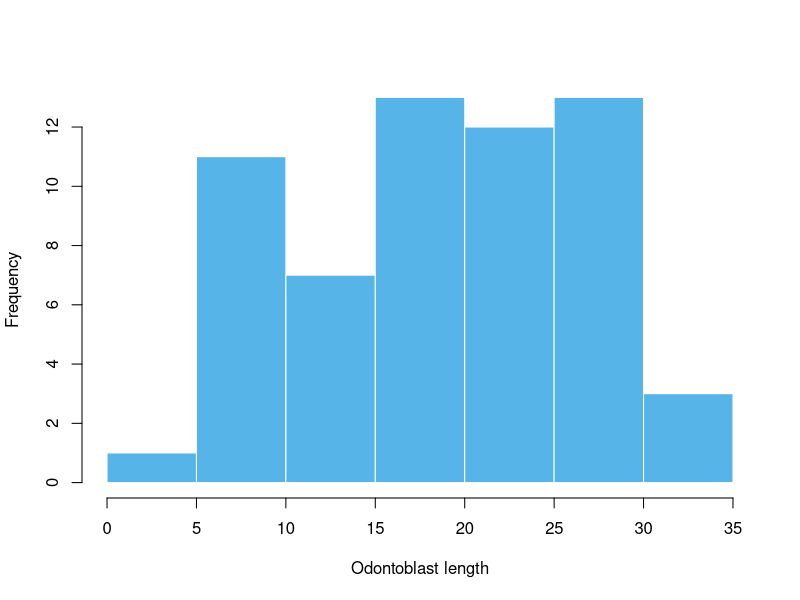
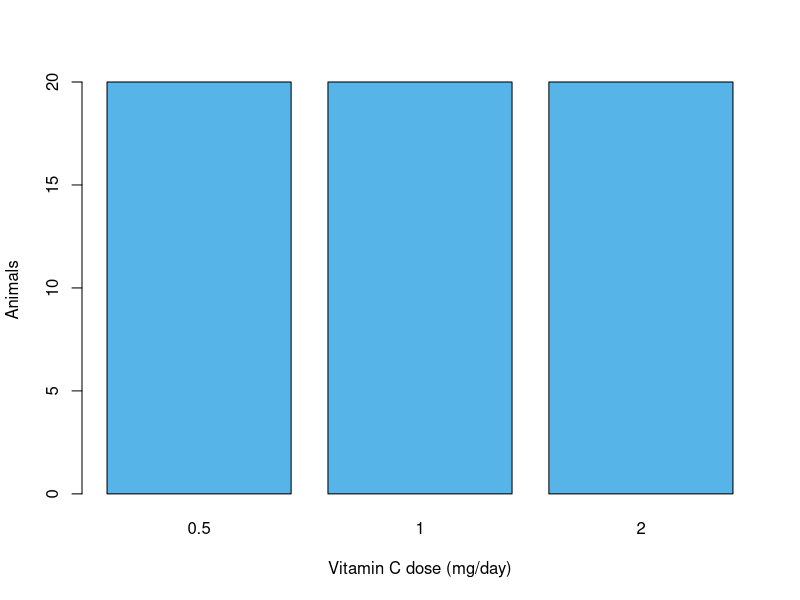
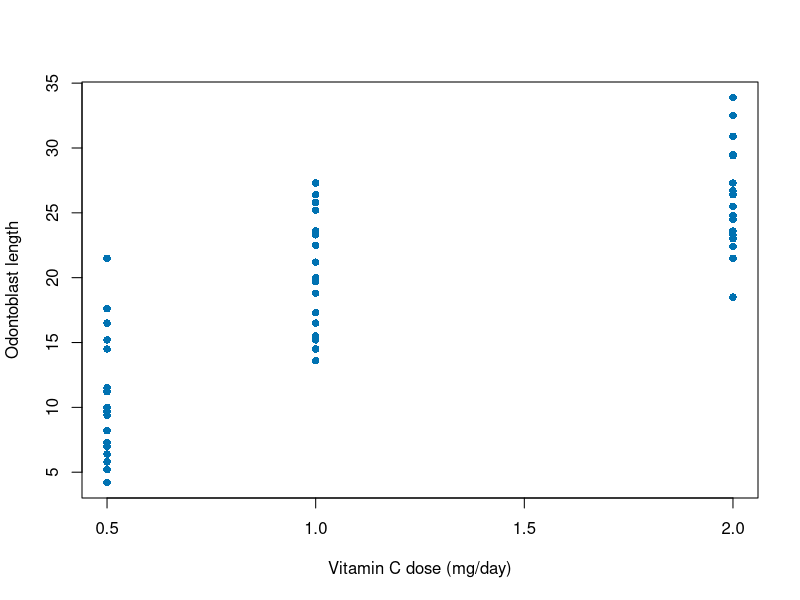
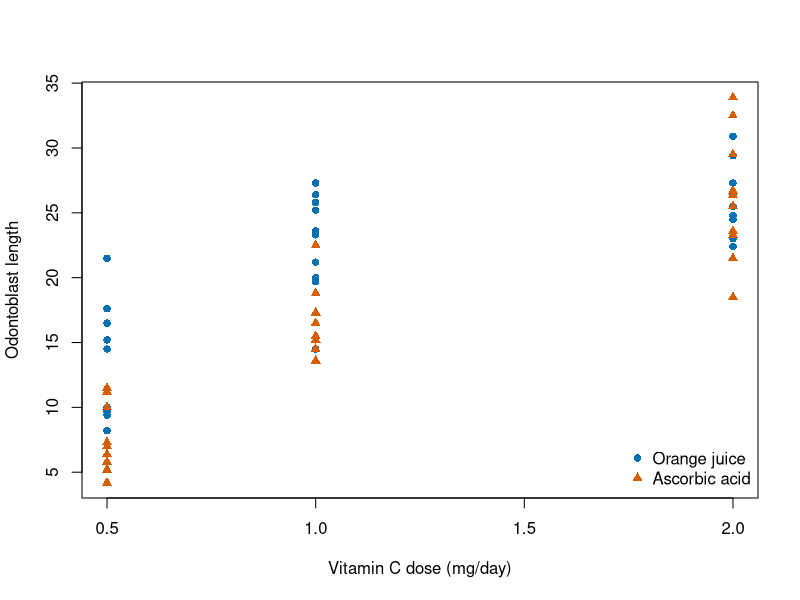
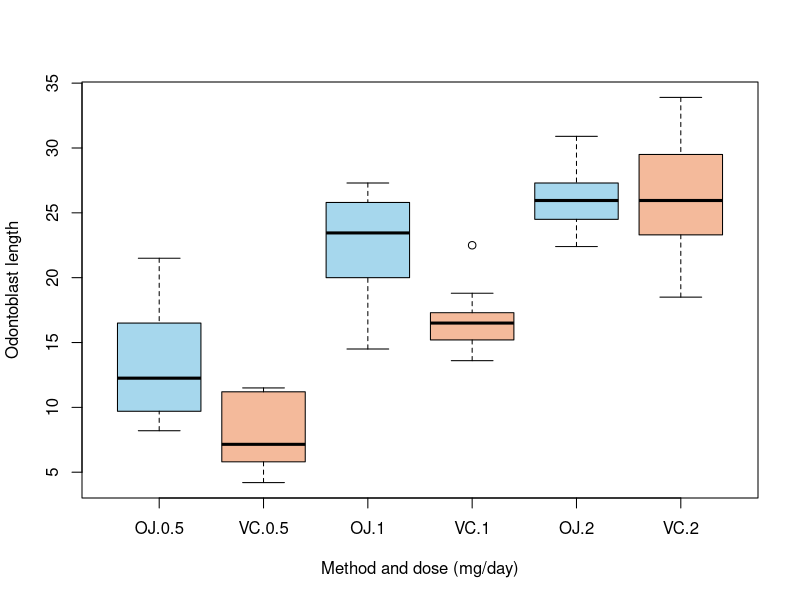
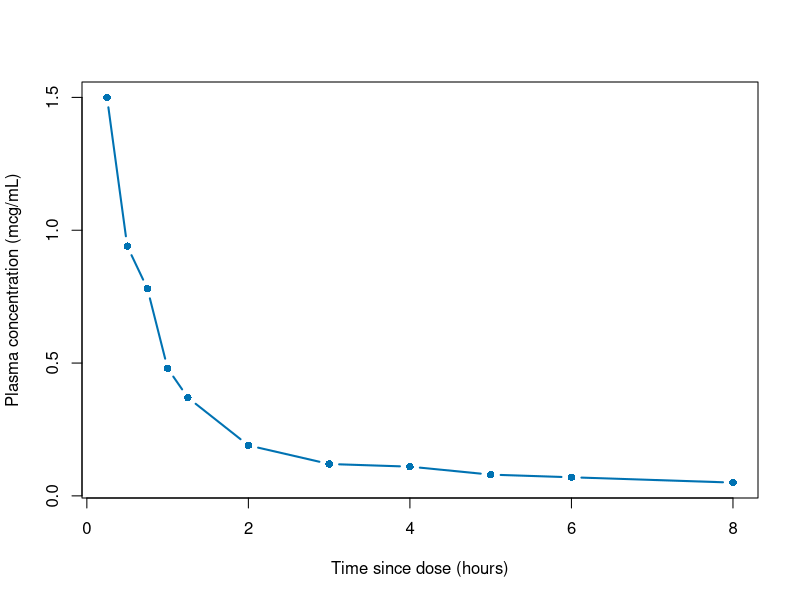
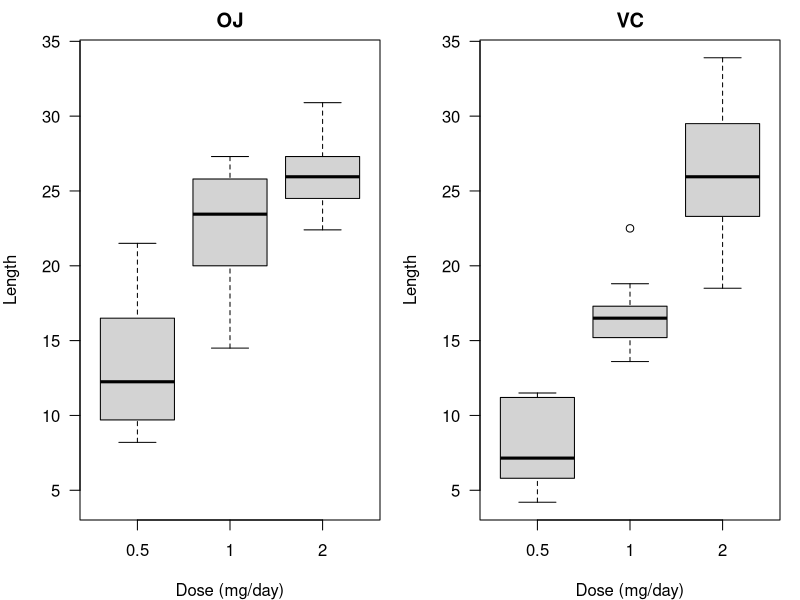
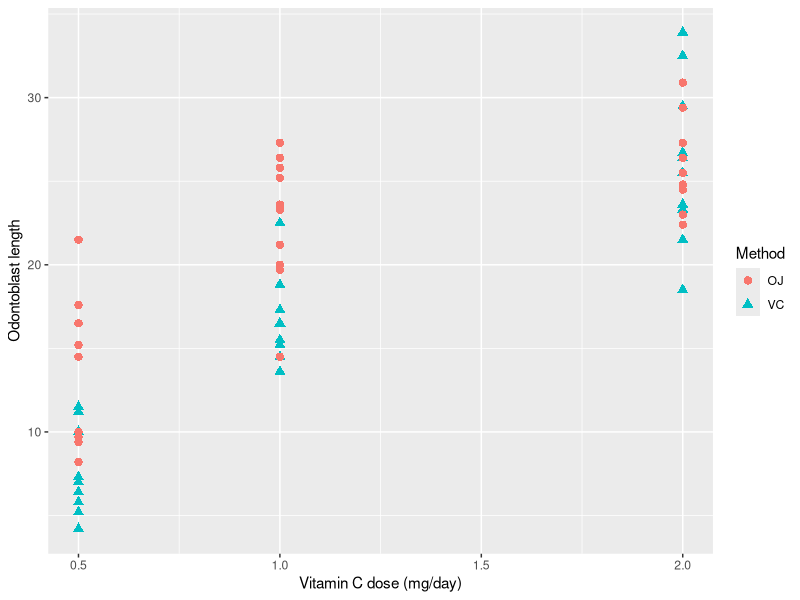

Reproduce these figures in R, in order.
## ---- chunk 1
#| label: inspect-growth
growth <- ToothGrowth
head(growth, 3)
## ---- chunk 2
#| label: base-histogram
#| fig-alt: "Histogram of odontoblast length in five-unit intervals."
hist(growth$len, breaks = seq(0, 35, by = 5),
     xlab = "Odontoblast length", main = "",
     col = "#56B4E9", border = "white")
## ---- chunk 3
#| label: base-bars
#| fig-alt: "Bar chart showing 20 animals at each of the three doses."
barplot(table(growth$dose),
        xlab = "Vitamin C dose (mg/day)",
        ylab = "Animals", col = "#56B4E9")
## ---- chunk 4
#| label: base-scatter
#| fig-alt: "Odontoblast lengths plotted at the three vitamin C doses."
plot(len ~ dose, data = growth,
     xlab = "Vitamin C dose (mg/day)",
     ylab = "Odontoblast length",
     pch = 16, col = "#0072B2")
## ---- chunk 5
#| label: base-overlay
#| fig-alt: "Dose response scatterplot distinguishing orange juice and ascorbic acid by color and shape."
plot(len ~ dose, data = growth, type = "n",
     xlab = "Vitamin C dose (mg/day)",
     ylab = "Odontoblast length")
with(subset(growth, supp == "OJ"),
     points(dose, len, pch = 16, col = "#0072B2"))
with(subset(growth, supp == "VC"),
     points(dose, len, pch = 17, col = "#D55E00"))
legend("bottomright",
       c("Orange juice", "Ascorbic acid"),
       pch = c(16, 17),
       col = c("#0072B2", "#D55E00"),
       bty = "n")
## ---- chunk 6
#| label: base-boxplot
#| fig-alt: "Six boxplots for orange juice and ascorbic acid at each dose."
boxplot(len ~ supp + dose, data = growth,
        xlab = "Method and dose (mg/day)",
        ylab = "Odontoblast length",
        col = c("#A6D7ED", "#F4BA9B"))
## ---- chunk 7
#| label: base-line
#| fig-alt: "Indomethacin plasma concentration over time for one subject."
one <- subset(Indometh, Subject == "1")
one <- one[order(one$time), ]
plot(conc ~ time, data = one, type = "b",
     xlab = "Time since dose (hours)",
     ylab = "Plasma concentration (mcg/mL)",
     pch = 16, lwd = 2, col = "#0072B2")
## ---- chunk 8
#| label: base-panels
#| fig-alt: "Side-by-side boxplots by dose for each delivery method, with identical vertical scales."
old <- par(no.readonly = TRUE)
par(mfrow = c(1, 2), mar = c(4, 4, 2, 1), las = 1)
for (method in c("OJ", "VC")) {
  group <- subset(growth, supp == method)
  boxplot(len ~ dose, data = group,
          main = method, ylim = range(growth$len),
          xlab = "Dose (mg/day)", ylab = "Length")
}
par(old)
## ---- chunk 9
#| message: false
library(ggplot2)
## ---- chunk 10
#| label: gg-scatter
#| fig-alt: "ggplot2 dose response scatterplot with delivery method mapped to color and shape."
p <- ggplot(growth, aes(x = dose, y = len)) +
  geom_point(aes(colour = supp, shape = supp),
             size = 2.5) +
  labs(x = "Vitamin C dose (mg/day)",
       y = "Odontoblast length",
       colour = "Method", shape = "Method")
p
## ---- chunk 11
head(Indometh, 3)
## ---- chunk 12
#| label: gg-hist
#| fig-alt: "Histogram of odontoblast length with five-unit bins in ggplot2."
ggplot(growth, aes(x = len)) +
  geom_histogram(binwidth = 5, boundary = 0,
                 fill = "#56B4E9",
                 colour = "white") +
  labs(x = "Odontoblast length", y = "Animals")
## ---- chunk 13
#| label: gg-box
#| fig-alt: "Grouped boxplots by dose and delivery method."
ggplot(growth, aes(x = factor(dose), y = len,
                   fill = supp)) +
  geom_boxplot() +
  labs(x = "Vitamin C dose (mg/day)",
       y = "Odontoblast length", fill = "Method")
## ---- chunk 14
#| label: gg-facets
#| fig-alt: "Separate panels for orange juice and ascorbic acid boxplots on a common scale."
ggplot(growth, aes(x = factor(dose), y = len)) +
  geom_boxplot(fill = "#A6D7ED") +
  facet_wrap(~ supp) +
  labs(x = "Vitamin C dose (mg/day)",
       y = "Odontoblast length")
## ---- chunk 15
#| label: gg-heat
#| fig-alt: "Heatmap showing the mean odontoblast length for the six dose and method groups."
means <- aggregate(len ~ supp + dose, growth, mean)
ggplot(means, aes(x = supp, y = factor(dose),
                  fill = len)) +
  geom_tile(colour = "white") +
  geom_text(aes(label = round(len, 1)),
            colour = "white") +
  scale_fill_gradient(low = "#315E85",
                      high = "#113045") +
  labs(x = "Delivery method", y = "Dose (mg/day)",
       fill = "Mean length")
## ---- chunk 16
#| label: gg-scales
#| fig-alt: "Scatterplot with ticks at the tested doses and a legend spelling out the delivery methods."
method_labels <- c("Orange juice", "Ascorbic acid")
p_scaled <- p +
  scale_x_continuous(breaks = c(0.5, 1, 2)) +
  scale_colour_manual(
    values = c(OJ = "#0072B2", VC = "#D55E00"),
    labels = method_labels
  ) +
  scale_shape_discrete(labels = method_labels)
p_scaled
## ---- chunk 17
#| label: gg-themes
#| fig-alt: "Dose-response scatterplot with a classic theme, descriptive title and bottom legend."
p_final <- p_scaled +
  theme_classic(base_size = 14) +
  theme(legend.position = "bottom") +
  labs(title = "Vitamin C and odontoblast length")
p_final
## ---- chunk 18
head(cbind(mdeaths, fdeaths), 3)
## ---- chunk 19
#| label: deaths-tidy
#| fig-alt: "Monthly death counts by sex in the UK from 1974 to 1979."
months <- seq(as.Date("1974-01-01"), by = "month",
              length.out = length(mdeaths))
deaths <- data.frame(
  month = rep(months, times = 2),
  sex = rep(c("Male", "Female"),
            each = length(months)),
  count = c(as.numeric(mdeaths),
            as.numeric(fdeaths))
)
ggplot(deaths, aes(month, count, colour = sex)) +
  geom_line() +
  labs(x = "Month", y = "Deaths", colour = "Sex")
